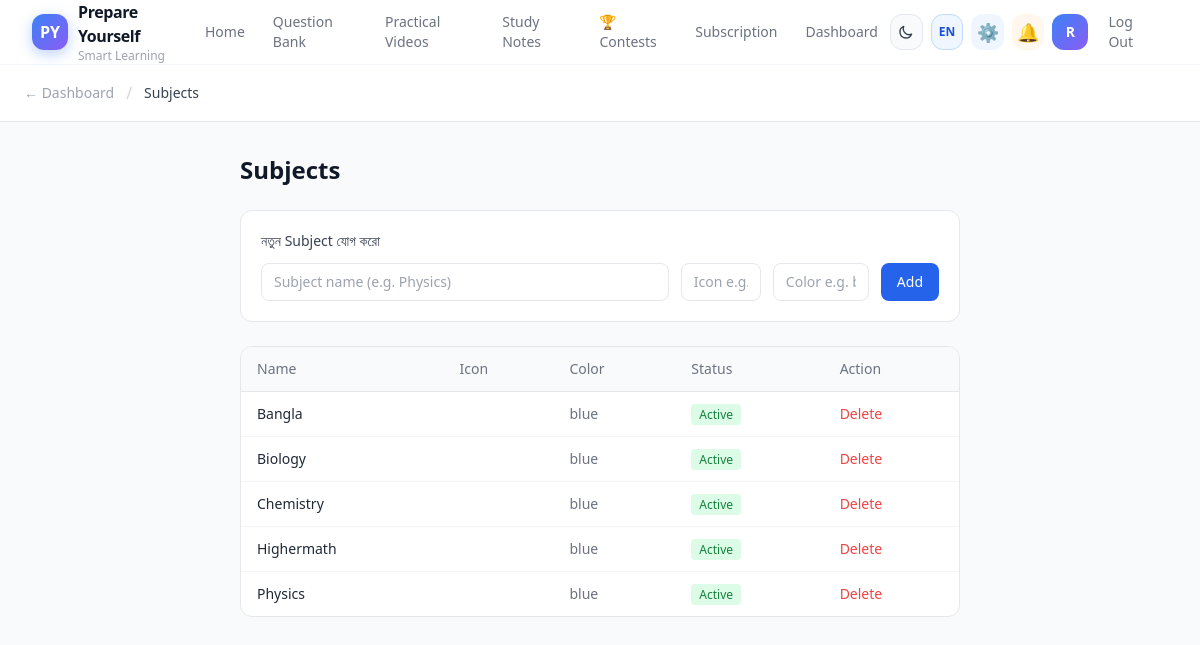
Page /manage/subjects/ (signed in) on the committed database.
### core/models.py (models this page shows, shortened)
class Subject(models.Model):
    name = models.CharField(max_length=100, unique=True)
    slug = models.SlugField(unique=True, blank=True)
    icon = models.CharField(max_length=10, blank=True)
    color = models.CharField(max_length=20, default='blue')
    is_active = models.BooleanField(default=True)
    class Meta:
        ordering = ['name']

### core/views.py (the view)
    def wrapper(request, *args, **kwargs):
        if not request.user.is_authenticated:
            return redirect('login')
        try:
            profile = request.user.profile
            if profile.role != 'ADMIN':
                messages.error(request, 'শুধু Teacher/Tutor/Institution এই page access করতে পারবে।')
                return redirect('home')
            if not profile.is_approved and not profile.is_superadmin:
                return redirect('teacher_pending')
        except UserProfile.DoesNotExist:
            return redirect('home')
        return view_func(request, *args, **kwargs)

### core/views.py (called while the page is built)
def admin_required(view_func):
    def wrapper(request, *args, **kwargs):
        if not request.user.is_authenticated:
            return redirect('login')
        try:
            profile = request.user.profile
            if profile.role != 'ADMIN':
                messages.error(request, 'শুধু Teacher/Tutor/Institution এই page access করতে পারবে।')
                return redirect('home')
            if not profile.is_approved and not profile.is_superadmin:
                return redirect('teacher_pending')
        except UserProfile.DoesNotExist:
            return redirect('home')
        return view_func(request, *args, **kwargs)
    wrapper.__name__ = view_func.__name__
    return wrapper

@admin_required
def manage_subjects(request):
    subjects = Subject.objects.all()
    return render(request, 'manage/subjects.html', {'subjects': subjects})

### templates/manage/subjects.html (shortened to what this page needs)
{% extends 'base.html' %}
{% block content %}
<div class="min-h-screen bg-gray-50">
  <div class="bg-white border-b border-gray-200 px-6 py-4 flex items-center gap-3">
    <a href="{% url 'manage_dashboard' %}" class="text-gray-400 hover:text-gray-600 text-sm">← Dashboard</a>
    <span class="text-gray-300">/</span>
    <span class="text-sm font-medium text-gray-700">Subjects</span>
  </div>
  <div class="max-w-3xl mx-auto px-6 py-8">
    <h1 class="text-2xl font-bold text-gray-900 mb-6">Subjects</h1>
    <form method="post" action="{% url 'subject_add' %}" class="bg-white rounded-xl border border-gray-200 p-5 mb-6">
      <p class="text-sm font-medium text-gray-700 mb-3">নতুন Subject যোগ করো</p>
      <div class="flex gap-3">
        <input type="text" name="name" placeholder="Subject name (e.g. Physics)" required
          class="flex-1 border border-gray-200 rounded-lg px-3 py-2 text-sm focus:outline-none focus:ring-2 focus:ring-blue-500">
        <input type="text" name="icon" placeholder="Icon e.g. ⚡"
          class="w-20 border border-gray-200 rounded-lg px-3 py-2 text-sm text-center">
        <input type="text" name="color" placeholder="Color e.g. blue"
          class="w-24 border border-gray-200 rounded-lg px-3 py-2 text-sm">
        <button type="submit" class="bg-blue-600 text-white px-4 py-2 rounded-lg text-sm font-medium hover:bg-blue-700">Add</button>
      </div>
    </form>
    <div class="bg-white rounded-xl border border-gray-200 overflow-hidden">
      <table class="w-full text-sm">
        <thead class="bg-gray-50 border-b border-gray-200">
          <tr>
            <th class="text-left px-4 py-3 text-gray-500 font-medium">Name</th>
            <th class="text-left px-4 py-3 text-gray-500 font-medium">Icon</th>
            <th class="text-left px-4 py-3 text-gray-500 font-medium">Color</th>
            <th class="text-left px-4 py-3 text-gray-500 font-medium">Status</th>
            <th class="text-left px-4 py-3 text-gray-500 font-medium">Action</th>
          </tr>
        </thead>
        <tbody class="divide-y divide-gray-100">
          {% for s in subjects %}
          <tr class="hover:bg-gray-50">
            <td class="px-4 py-3 font-medium text-gray-800">{{ s.name }}</td>
            <td class="px-4 py-3 text-xl">{{ s.icon }}</td>
            <td class="px-4 py-3 text-gray-500">{{ s.color }}</td>
            <td class="px-4 py-3">
              <span class="px-2 py-0.5 rounded text-xs {% if s.is_active %}bg-green-100 text-green-700{% else %}bg-gray-100 text-gray-500{% endif %}">
                {% if s.is_active %}Active{% else %}Inactive{% endif %}
              </span>
            </td>
            <td class="px-4 py-3">
              <form method="post" action="{% url 'subject_delete' s.pk %}" onsubmit="return confirm('Delete করবে?')">
                <button type="submit" class="text-red-500 hover:underline text-sm">Delete</button>
              </form>
            </td>
          </tr>
          {% empty %}
          <tr><td colspan="5" class="px-4 py-8 text-center text-gray-400">কোনো subject নেই।</td></tr>
          {% endfor %}
        </tbody>
      </table>
    </div>
  </div>
</div>
{% endblock %}

### templates/includes/navbar.html (shortened to what this page needs)
{% with url_name=request.resolver_match.url_name %}
<nav id="main-navbar" class="bg-white sticky top-0 z-50" style="border-bottom: 1px solid rgba(241,245,249,0.8);">
    <div class="max-w-7xl mx-auto px-4 sm:px-6 lg:px-8">
        <div class="flex justify-between items-center h-16">
            <a href="{% url 'home' %}" class="flex items-center gap-2.5 group">
                <div class="w-9 h-9 rounded-xl flex items-center justify-center text-white font-bold text-base flex-shrink-0"
                     style="background: linear-gradient(135deg, #3b82f6, #8b5cf6); box-shadow: 0 4px 14px rgba(59,130,246,0.35);">
                    PY
                </div>
                <div class="flex flex-col leading-none">
                    <span class="font-bold text-gray-900 text-base tracking-tight group-hover:text-blue-600 transition-colors duration-200">Prepare Yourself</span>
                    <span class="text-xs text-gray-400 font-medium">{% if LANG == 'en' %}Smart Learning{% else %}স্মার্ট লার্নিং{% endif %}</span>
                </div>
            </a>
            <div class="hidden md:flex items-center gap-1">
                <a href="{% url 'home' %}" class="nav-link {% if url_name == 'home' %}nav-active{% endif %} text-sm px-3 py-2 rounded-lg transition-colors duration-200">{% if LANG == 'en' %}Home{% else %}হোম{% endif %}</a>
                <a href="{% url 'question_bank' %}" class="nav-link {% if url_name == 'question_bank' %}nav-active{% endif %} text-sm px-3 py-2 rounded-lg transition-colors duration-200">{% if LANG == 'en' %}Question Bank{% else %}প্রশ্ন ব্যাংক{% endif %}</a>
                <a href="{% url 'practical_videos' %}" class="nav-link {% if url_name == 'practical_videos' %}nav-active{% endif %} text-sm px-3 py-2 rounded-lg transition-colors duration-200">{% if LANG == 'en' %}Practical Videos{% else %}ভিডিও ক্লাস{% endif %}</a>
                <a href="{% url 'study_notes' %}" class="nav-link {% if url_name == 'study_notes' %}nav-active{% endif %} text-sm px-3 py-2 rounded-lg transition-colors duration-200">{% if LANG == 'en' %}Study Notes{% else %}স্টাডি নোটস{% endif %}</a>
                <a href="{% url 'contest_list' %}" class="nav-link {% if url_name == 'contest_list' %}nav-active{% endif %} text-sm px-3 py-2 rounded-lg transition-colors duration-200">
                    <span class="text-yellow-500">🏆</span> {% if LANG == 'en' %}Contests{% else %}কনটেস্ট{% endif %}
                </a>
                {% if not is_superadmin %}<a href="{% url 'pricing' %}" class="nav-link {% if url_name == 'pricing' %}nav-active{% endif %} text-sm px-3 py-2 rounded-lg transition-colors duration-200">{% if LANG == 'en' %}Subscription{% else %}সাবস্ক্রিপশন{% endif %}</a>{% endif %}
                <a href="{% url 'dashboard' %}" class="nav-link {% if url_name == 'dashboard' %}nav-active{% endif %} text-sm px-3 py-2 rounded-lg transition-colors duration-200">{% if LANG == 'en' %}Dashboard{% else %}ড্যাশবোর্ড{% endif %}</a>
            </div>
            <div class="flex items-center gap-2">
                <div class="hidden md:flex items-center gap-2">
                    <button id="theme-toggle"
                            title="Toggle dark / light mode"
                            class="w-9 h-9 flex items-center justify-center rounded-xl border transition-all duration-200 hover:scale-110 hover:shadow-md select-none"
                            style="background:#f8fafc;border-color:#e2e8f0;color:#374151;">
                        <svg id="theme-icon-moon" class="w-4 h-4" style="display:block" fill="none" stroke="currentColor" viewBox="0 0 24 24">
                            <path stroke-linecap="round" stroke-linejoin="round" stroke-width="2" d="M20.354 15.354A9 9 0 018.646 3.646 9.003 9.003 0 0012 21a9.003 9.003 0 008.354-5.646z"/>
                        </svg>
                    </button>
                    <a href="{% url 'toggle_language' %}"
                       title="{% if LANG == 'en' %}Switch to বাংলা{% else %}Switch to English{% endif %}"
                       class="w-9 h-9 flex items-center justify-center rounded-xl border transition-all duration-200 hover:scale-110 hover:shadow-md font-bold text-xs select-none"
                       style="{% if LANG == 'en' %}background:#eff6ff;border-color:#bfdbfe;color:#1d4ed8;{% else %}background:#fdf4ff;border-color:#e9d5ff;color:#7c3aed;{% endif %}">
                        {% if LANG == 'en' %}EN{% else %}বা{% endif %}
                    </a>
                    {% if request.user.is_authenticated %}
                        {% if is_superadmin %}
                        <a href="{% url 'superadmin_dashboard' %}"
                           title="{% if LANG == 'en' %}Super Admin{% else %}সুপার এডমিন{% endif %}"
                           class="w-9 h-9 flex items-center justify-center rounded-xl bg-purple-50 hover:bg-purple-100 text-purple-600 transition-all duration-200 hover:scale-110 hover:shadow-md text-lg">
                            👑
                        </a>
                        {% elif is_admin %}
                        <a href="{% url 'manage_dashboard' %}"
                           title="{% if LANG == 'en' %}Manage Panel{% else %}ম্যানেজ প্যানেল{% endif %}"
                           class="w-9 h-9 flex items-center justify-center rounded-xl bg-blue-50 hover:bg-blue-100 text-blue-600 transition-all duration-200 hover:scale-110 hover:shadow-md text-lg">
                            ⚙️
                        </a>
                        <a href="{% url 'notifications' %}"
                           title="{% if LANG == 'en' %}Notifications{% else %}নোটিফিকেশন{% endif %}"
                           class="relative w-9 h-9 flex items-center justify-center rounded-xl bg-orange-50 hover:bg-orange-100 transition-all duration-200 hover:scale-110 hover:shadow-md text-lg">
                            🔔
                        </a>
                        {% endif %}
                        <a href="{% url 'profile' %}"
                           title="{% if LANG == 'en' %}My Profile{% else %}আমার প্রোফাইল{% endif %}"
                           class="w-9 h-9 rounded-xl overflow-hidden flex items-center justify-center font-bold text-sm text-white transition-all duration-200 hover:scale-110 hover:shadow-md flex-shrink-0"
                           style="background: linear-gradient(135deg, #3b82f6, #8b5cf6);">
                            {% if request.user.profile.profile_picture %}
                            <img src="{{ request.user.profile.profile_picture.url }}" alt="profile" class="w-full h-full object-cover">
                            {% else %}
                            {{ request.user.username|slice:":1"|upper }}
                            {% endif %}
                        </a>
                        <a href="{% url 'logout' %}" class="text-sm font-medium text-gray-500 hover:text-red-500 px-3 py-2 rounded-lg hover:bg-red-50 transition-all duration-200">{% if LANG == 'en' %}Log Out{% else %}লগ আউট{% endif %}</a>
                    {% endif %}
                </div>
            </div>
        </div>
    </div>
</nav>
{% endwith %}

### static/css/styles.css (style rules this page uses)
:root { --blue: #3b82f6; --blue-dark: #2563eb; --purple: #8b5cf6; --purple-dark: #7c3aed; --cyan: #06b6d4; --gradient: linear-gradient(135deg, #3b82f6 0%, #8b5cf6 100%); --shadow-sm: 0 4px 6px -1px rgba(0,0,0,0.07), 0 2px 4px -2px rgba(0,0,0,0.05); --shadow-md: 0 10px 25px -5px rgba(0,0,0,0.1), 0 4px 10px -4px rgba(0,0,0,0.06); --shadow-lg: 0 20px 40px -10px rgba(0,0,0,0.14), 0 8px 16px -6px rgba(0,0,0,0.08); --shadow-glow: 0 8px 32px rgba(59,130,246,0.3); --ease-expo: cubic-bezier(0.16, 1, 0.3, 1); --ease-spring: cubic-bezier(0.34, 1.56, 0.64, 1); --ease-smooth: cubic-bezier(0.4, 0, 0.2, 1); }
html { scroll-behavior: smooth; }
body { background: #f8fafc; font-family: 'Inter', system-ui, -apple-system, BlinkMacSystemFont, 'Segoe UI', sans-serif; -webkit-font-smoothing: antialiased; -moz-osx-font-smoothing: grayscale; overflow-x: hidden; }
#main-navbar { background: white; transition: background 0.3s ease, box-shadow 0.3s ease, border-color 0.3s ease; }
.nav-link { position: relative; font-weight: 500; color: #6b7280; transition: color 0.2s; }
.nav-link::after { content: ''; position: absolute; bottom: -4px; left: 50%; transform: translateX(-50%); height: 2px; width: 0; background: linear-gradient(90deg, #3b82f6, #8b5cf6); border-radius: 2px; transition: width 0.25s cubic-bezier(0.16, 1, 0.3, 1); }

### templates/base.html (style rules this page uses)
:root { color-scheme: light; }

### rows in the picture
Subject: name "Bangla", color "blue", is_active "Active"
Subject: name "Biology", color "blue", is_active "Active"
Subject: name "Chemistry", color "blue", is_active "Active"
Subject: name "Highermath", color "blue", is_active "Active"
Subject: name "Physics", color "blue", is_active "Active"

### other values in the picture
{{ request.user.username|slice:":1"|upper }} "R"
